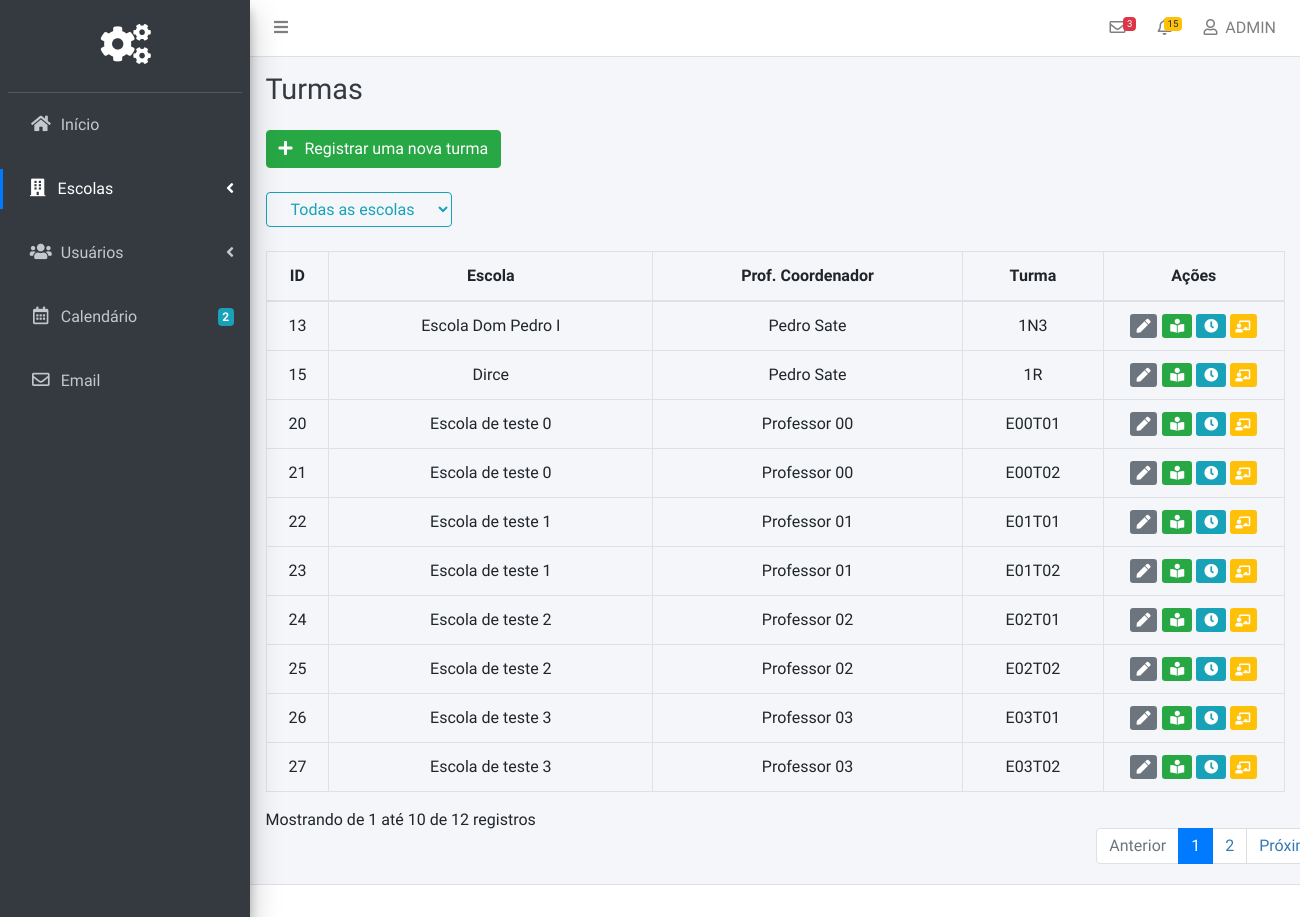
The app's page /Pages/Admin/turmas.php (signed in) with its own data.
### tables this page shows
CREATE TABLE `turmas` (
  `Escola` varchar(255) NOT NULL,
  `Prof_Coordenador` varchar(255) NOT NULL,
  `ID_Ano` bigint(20) NOT NULL,
  `Turma` varchar(255) NOT NULL,
  `ID_Escola` bigint(20) NOT NULL
);

### src/Pages/Admin/turmas.php (the view, shortened to what this page needs)
<?php
include('../../Scripts/Database/Connection.php');
?>
<!DOCTYPE html>
<html>
<head>
  <link rel="stylesheet" href="../../plugins/fontawesome-free/css/all.min.css">
  <link rel="stylesheet" href="https://code.ionicframework.com/ionicons/2.0.1/css/ionicons.min.css">
  <link rel="stylesheet" href="../../plugins/tempusdominus-bootstrap-4/css/tempusdominus-bootstrap-4.min.css">
  <link rel="stylesheet" href="../../plugins/icheck-bootstrap/icheck-bootstrap.min.css">
  <link rel="stylesheet" href="../../plugins/jqvmap/jqvmap.min.css">
  <link rel="stylesheet" href="../../assets/Admin/css/style.css">
  <link rel="stylesheet" href="../../plugins/toastr/toastr.min.css">
  <link rel="stylesheet" href="../../assets/Global/css/adminlte.min.css">
  <link rel="stylesheet" href="../../assets/Global/css/style.css">
  <link rel="stylesheet" href="../../plugins/overlayScrollbars/css/OverlayScrollbars.min.css">
  <link rel="stylesheet" href="../../plugins/daterangepicker/daterangepicker.css">
  <link rel="stylesheet" href="../../plugins/summernote/summernote-bs4.css">
</head>
<body class="hold-transition sidebar-mini layout-fixed">
<div class="wrapper">
  <nav class="main-header navbar navbar-expand navbar-white navbar-light">
    <ul class="navbar-nav">
      <li class="nav-item">
        <a class="nav-link" data-widget="pushmenu" href="#" role="button"><i class="fas fa-bars"></i></a>
      </li>
    </ul>
    <ul class="navbar-nav ml-auto">
      <li class="nav-item dropdown">
        <a class="nav-link" data-toggle="dropdown" href="#">
          <i class="far fa-envelope"></i>
          <span class="badge badge-danger navbar-badge">3</span>
        </a>
      </li>
      <li class="nav-item dropdown">
        <a class="nav-link" data-toggle="dropdown" href="#">
          <span class="badge badge-warning navbar-badge">15</span>
        </a>
      </li>
      <li class="nav-item dropdown">
        <a class="nav-link" data-toggle="dropdown" href="#">
          <i class="far fa-user"></i>&nbsp;
ADMIN        </a>
      </li>
    </ul>
  </nav>
  <aside class="main-sidebar sidebar-dark-primary elevation-4">
    <div class="sidebar">
      <div class="user-panel mt-3 pb-3 mb-3 d-flex">
        <div class="image">
        </div>
        <div class="pageLogo">
       <i class="fa fa-cogs"></i>
        </div>
      </div>
      <nav class="mt-2">
        <ul class="nav nav-pills nav-sidebar nav-legacy flex-column" data-widget="treeview" role="menu" data-accordion="false">
          <li class="nav-item ">
            <a href="home.php" class="nav-link">
              <i class="nav-icon fas fa-home"></i>
              <p>
                Início
              </p>
            </a>
          </li>
        <br>
          <li class="nav-item has-treeview">
            <a href="#" class="nav-link active">
              <i class="nav-icon fas fa-building"></i>
              <p>
                Escolas
                <i class="fas fa-angle-left right"></i>
              </p>
            </a>
          </li>
<br>
          <li class="nav-item has-treeview">
            <a href="#" class="nav-link">
              <i class="nav-icon fas fa-users"></i>
              <p>
                Usuários
                <i class="right fas fa-angle-left"></i>
              </p>
            </a>
          </li><br>
          <li class="nav-item">
            <a href="404.php" class="nav-link">
              <i class="nav-icon far fa-calendar-alt"></i>
              <p>
                Calendário
                <span class="badge badge-info right">2</span>
              </p>
            </a>
          </li>
         <br>
          <li class="nav-item">
            <a href="404.php" class="nav-link">
              <i class="nav-icon far fa-envelope"></i>
              <p>
                Email
              </p>
            </a>
          </li>
        </ul>
      </nav>
    </div>
  </aside>
  <div class="content-wrapper">
    <div class="content-header">
      <div class="container-fluid">
        <div class="row mb-2">
          <div class="col-sm-6">
            <h1 class="m-0 text-dark">Turmas</h1>
          </div>
        </div>
      </div>
    </div>
    <section class="content">
      <div class="container-fluid">
        <button class="btn btn-success" type="button" name="button" data-toggle="modal" id="registrarNovaTurma" data-target="#RegistrarTurma"><i class="fa fa-plus"></i> &nbsp;  Registrar uma nova turma</button>
<br><br>
        <select
        data-column="2" class="btn btn-outline-info" name="filtroEscola" id="filtroEscola">
          <option selected value="">Todas as escolas</option>
</select>
<br><br>
     <table class="table table-bordered display text-center" id="tabelaTurmas" width="100%" cellspacing="0">
          <form action="" id="myform">
        <thead>
         <tr>
           <th>ID</th>
           <th>Escola</th>
           <th> Prof. Coordenador</th>
      <th>Turma</th>
               <th style="width:18%">Ações</th>
      </tr>
        </thead>
      <tbody>
<?php
$result =  mysqli_query($conn,"SELECT * FROM turmas");
while($row = mysqli_fetch_array($result))
{
echo "<tr>";
echo "<td>" . $row['ID_Ano'] . "</td>";
echo "<td>" . $row['Escola'] . "</td>";
echo "<td>" . $row['Prof_Coordenador']. "</td>";
echo "<td>" . $row['Turma'] . "</td>";
echo '<td><a class="btn-sm  btn-secondary btnEditar" id="editar" href="#"> <i class="fa fa-pen"></i>   </a>
&nbsp;
  <a class="btn-sm btn-success btnAlunos" name="alunos" href="#"><i class="fa fa-book-reader"></i></a>
  <a class="btn-sm btn-info  btnHorários" href="#" id="horarios" name="horarios" ><i class="fa fa-clock"></i></a>
  <a class="btn-sm btn-warning text-white btnAulas" name="turmas" href="#"><i class="fa fa-chalkboard-teacher"></i></a>
</td>';
echo "</tr>";
}
?>
      </tbody>
      </table>
      </div>
    </section>
  </div>
  <footer class="main-footer">
  </footer>
</div>
</body>
</html>

### src/assets/Admin/css/style.css (style rules this page uses)
.btnEditar { margin-right: -2.5px; }
.fa-pen { font-size: 14px; margin-left: -2px; margin-right: -5px; }
.fa-chalkboard-teacher { margin-left: -3px; margin-right: -1px; font-size: 12px; }

### src/assets/Global/css/style.css (style rules this page uses)
.pageLogo { color: #fff; font-size: 40px; margin-left: 80px; }

### records on screen
turmas: ID_Ano "13", Escola "Escola Dom Pedro I", Prof_Coordenador "Pedro Sate", Turma "1N3"
turmas: ID_Ano "15", Escola "Dirce", Prof_Coordenador "Pedro Sate", Turma "1R"
turmas: ID_Ano "20", Escola "Escola de teste 0", Prof_Coordenador "Professor 00", Turma "E00T01"
turmas: ID_Ano "21", Escola "Escola de teste 0", Prof_Coordenador "Professor 00", Turma "E00T02"
turmas: ID_Ano "22", Escola "Escola de teste 1", Prof_Coordenador "Professor 01", Turma "E01T01"
turmas: ID_Ano "23", Escola "Escola de teste 1", Prof_Coordenador "Professor 01", Turma "E01T02"
turmas: ID_Ano "24", Escola "Escola de teste 2", Prof_Coordenador "Professor 02", Turma "E02T01"
turmas: ID_Ano "25", Escola "Escola de teste 2", Prof_Coordenador "Professor 02", Turma "E02T02"
turmas: ID_Ano "26", Escola "Escola de teste 3", Prof_Coordenador "Professor 03", Turma "E03T01"
turmas: ID_Ano "27", Escola "Escola de teste 3", Prof_Coordenador "Professor 03", Turma "E03T02"
